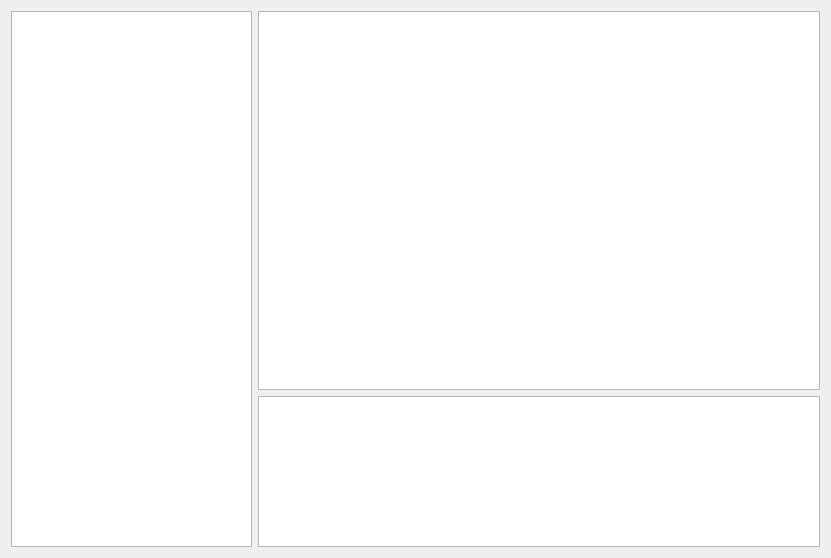
<?xml version="1.0" encoding="UTF-8"?>
<ui version="4.0">
 <class>ChatTabWidget</class>
 <widget class="QWidget" name="ChatTabWidget">
  <property name="geometry">
   <rect>
    <x>0</x>
    <y>0</y>
    <width>831</width>
    <height>558</height>
   </rect>
  </property>
  <property name="windowTitle">
   <string>Form</string>
  </property>
  <layout class="QHBoxLayout" name="horizontalLayout" stretch="3,7">
   <item>
    <widget class="QListWidget" name="listWidget"/>
   </item>
   <item>
    <layout class="QVBoxLayout" name="verticalLayout" stretch="5,2">
     <item>
      <widget class="QTextEdit" name="textEdit"/>
     </item>
     <item>
      <widget class="QPlainTextEdit" name="plainTextEdit"/>
     </item>
    </layout>
   </item>
  </layout>
 </widget>
 <resources/>
 <connections/>
</ui>
